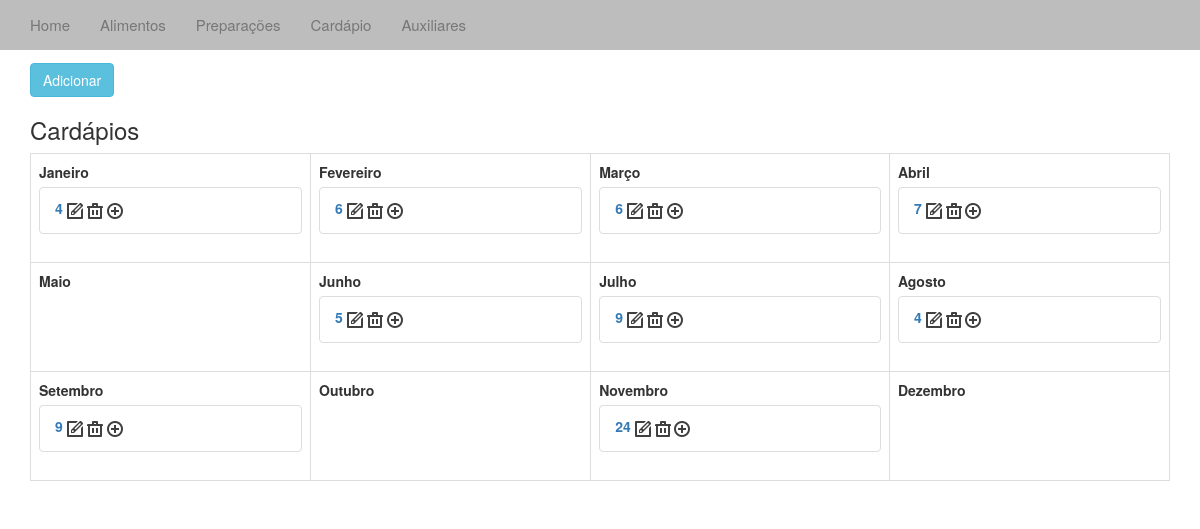
/cardapios/, run on an earlier commit of the app's database.
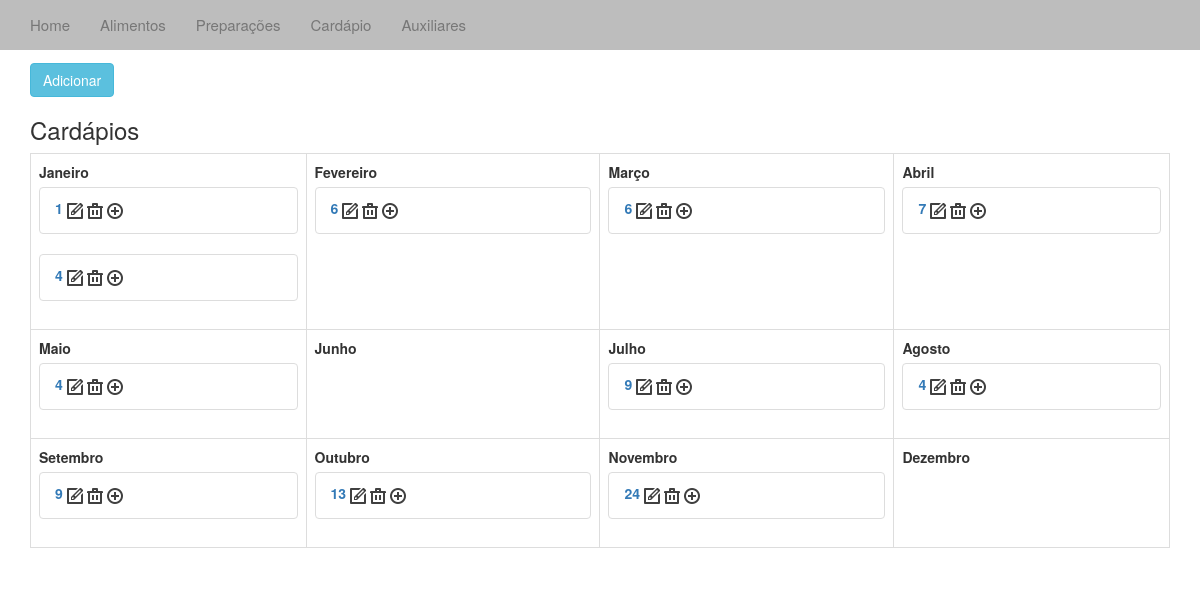
And on a later commit of the database.
### cardapio/models.py (models this page shows, shortened)
class Dia_Cardapio(models.Model):
	dia = models.IntegerField(max_length=2)
	mes = models.IntegerField(max_length=2)
	ano = models.IntegerField(max_length=2)

### cardapio/views.py (the view)
# urls.py: url(r'^cardapios/', 'cardapio.views.cardapios', name='cardapios'),
def cardapios(request):
	c_list = Dia_Cardapio.objects.all().order_by('dia')
	card = Cardapio_Prep.objects.all()
	mes = []
	for i in range(0,12): mes.append(i+1)
	for j in card:
		regra1(j)
	context = {'c_list':c_list,'mes':mes}
	return render_to_response('cardapios.html', context)

### templates/cardapios.html (shortened to what this page needs)
{% extends "base.html" %}
{% block body%}
{% load static %}
<div class="container-fluid">
	<div class="container">
			<h2>Auxiliares</h2>
			<a href="/addcardapio/"><button type="button" class="btn btn-info">Adicionar</button></a>
			<h3>Cardápios</h3>
		{% if c_list %}
		<table class="table table-bordered">
		{% for m in mes %}
				<td>
				<label>
					{% if m == 1 %}Janeiro{% elif m == 2 %}Fevereiro{% elif m == 2 %}Fevereiro{% elif m == 3 %}Março
					{% elif m == 4 %}Abril{% elif m == 5 %}Maio{% elif m == 6 %}Junho{% elif m == 7 %}Julho
					{% elif m == 8 %}Agosto{% elif m == 9 %}Setembro{% elif m == 10 %}Outubro{% elif m == 11 %}Novembro
					{% elif m == 12 %}Dezembro{% endif %}
				</label>
				{% for c in c_list %}
				{% if c.mes == m %}
				<ul class="list-group">
				<li class="list-group-item">
					<label><a href="/vercardapio/{{ c.id }}"> {{ c.dia }} </a> </label>
					<a href="/editcardapio/{{ c.id }}"><img src="{% static "img/edit.png" %}" style="display:inline-block" /></a>
					<a href="/deletecardapio/{{ c.id }}"><img src="{% static "img/delete.png" %}" style="display:inline-block" /></a>
					<a href="/prep_cardapio/{{ c.id }}"> <img src="{% static "img/add.png" %}" style="display:inline-block" /></a>
				</li>
				</ul>
				{% endif %}
			{% endfor %}
			</td>
		{% endfor %}
		</table>
		{% endif %}
</div>
{% endblock %}

What changed in the data, as far as the page shows it:
removed Dia_Cardapio: dia "5", mes 6 (drawn)
added Dia_Cardapio: dia "1", mes 1 (drawn)
added Dia_Cardapio: dia "4", mes 5 (drawn)
added Dia_Cardapio: dia "13", mes 10 (drawn)
